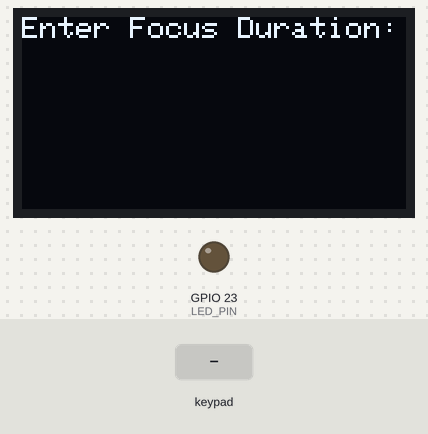
This sketch was run on a simulated ESP32. Parts: 128×64 one-colour display, output pins drawn as LEDs (lit = HIGH). Inputs (shaded band) come from the test bench.

Above: at 4.2 s.
4.3 s: keypad keys 1 9 1 8 5 1 7 # pressed 0.4 s apart
At 7.5 s:
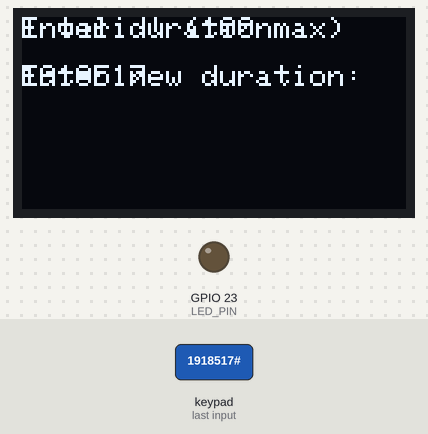
9.0 s: key 'A' pressed
At 10.2 s:
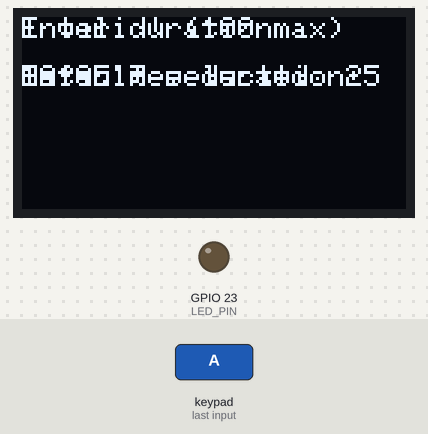
10.5 s: key '#' pressed
At 11.6 s:
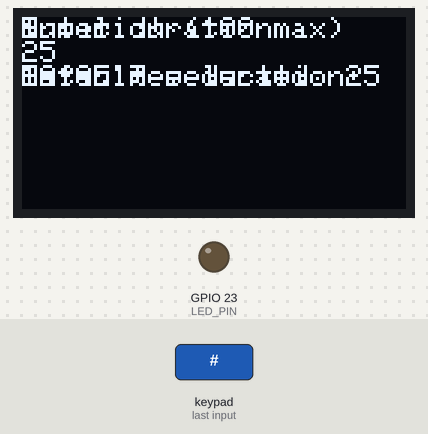
Timing chart, 0 to 13.5 s (numbered marks = the images above; inputs shaded):
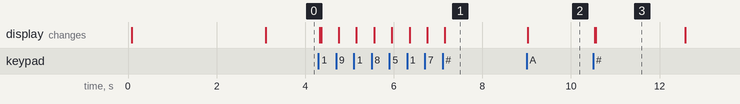

The sketch:

UI_init.ino
```cpp
#pragma once
#include <Keypad.h>
#include <Wire.h>
#include <Adafruit_GFX.h>
#include <Adafruit_SSD1306.h>


#define LED_PIN 23

// create an OLED display object connected to I2C
#define SCREEN_WIDTH 128 // OLED width,  in pixels
#define SCREEN_HEIGHT 64 // OLED height, in pixels


// Default Pins
constexpr int OLED_SDA = 21;
constexpr int OLED_SCL = 22;
constexpr int OLED_RESET = -1;  // -1 = not using a reset pin
constexpr int OLED_ADDR  = 0x3C; // default I2C address for most SSD1306 displays
Adafruit_SSD1306 display(SCREEN_WIDTH, SCREEN_HEIGHT, &Wire, OLED_RESET);

// ---------- KEYPAD SETUP ----------
const byte ROWS = 4;
const byte COLS = 4;

char hexaKeys[ROWS][COLS] = {
  {'1', '2', '3', 'A'},
  {'4', '5', '6', 'B'},
  {'7', '8', '9', 'C'},
  {'*', '0', '#', 'D'}
};

byte rowPins[ROWS] = {19, 18, 5, 17};
byte colPins[COLS] = {16, 4, 0, 2};

Keypad keypad = Keypad(makeKeymap(hexaKeys), rowPins, colPins, ROWS, COLS);

// ---------- VARIABLES ----------
bool durationSet = false;
int duration;

void setupOled(){
  Wire.begin(OLED_SDA, OLED_SCL);
  // initialize OLED display with I2C address 0x3C
  if (!display.begin(SSD1306_SWITCHCAPVCC, OLED_ADDR)) {
    Serial.print(F("failed to start SSD1306 OLED"));
    // while (1);
  }
  display.clearDisplay();
  display.setTextColor(SSD1306_WHITE);
  display.display();
}

void displayMsg(const String &msg, int x = 0, int y = 0) {
  // display.clearDisplay();
  display.setCursor(x, y);
  display.println(msg);
  display.display();

  //add formatting dependency on length of msg
}

int getDuration(){
  int tempDuration;
  String durationInput = "";
  while (!durationSet) {
    char key = keypad.getKey();

    if (key >= '0' && key <= '9') {  //*********need to implement continuous printing w function
      durationInput += key;
      display.clearDisplay();
      displayMsg("Enter duration");
      displayMsg(durationInput, 0, 16);
    }
    else if (key == 'A'){
      durationInput += '2';
      durationInput += '5';
      displayMsg("Default selected: 25", 0, 16);
    }

    else if (key == '#') { //enter function
      int enteredduration = durationInput.toInt();

      if (enteredduration <= 0 || enteredduration > 100) {
        displayMsg("Invalid! (100 max)");
        displayMsg("Enter new duration: ", 0, 16);
        durationInput = "";
      } else {
        duration = enteredduration;
        durationSet = true;
        displayMsg("duration: ");
        display.print(duration);
        display.display();
        delay(2000);
      }
    }

    else if (key == '*') {
      durationInput = "";
      displayMsg("Enter duration");
      display.println("# to confirm");
      display.display();
    }
  }
  return duration;
}
void getPrompts(){
  displayMsg("Enter Focus Duration: ");
  getDuration();
}
// ---------- MAIN ----------
void setup() {
  Serial.begin(9600);

  pinMode(LED_PIN, OUTPUT);

  setupOled();

  // oled.setTextSize(2);

  display.print("Ready");
  display.display();
  delay(3000);
  display.clearDisplay();
}

void loop() {
  getPrompts();

}
```

Measured:
- after the input at 4.3 s, the display: first changes at once (image 1 shows a later state)
- after the input at 9.0 s, the display: changes at once (image 2)
- after the input at 10.5 s, the display: first changes at once (image 3 shows a later state)
- what the display in image 3 shows lasts 2.0 s, from 10.6 s to 12.6 s
